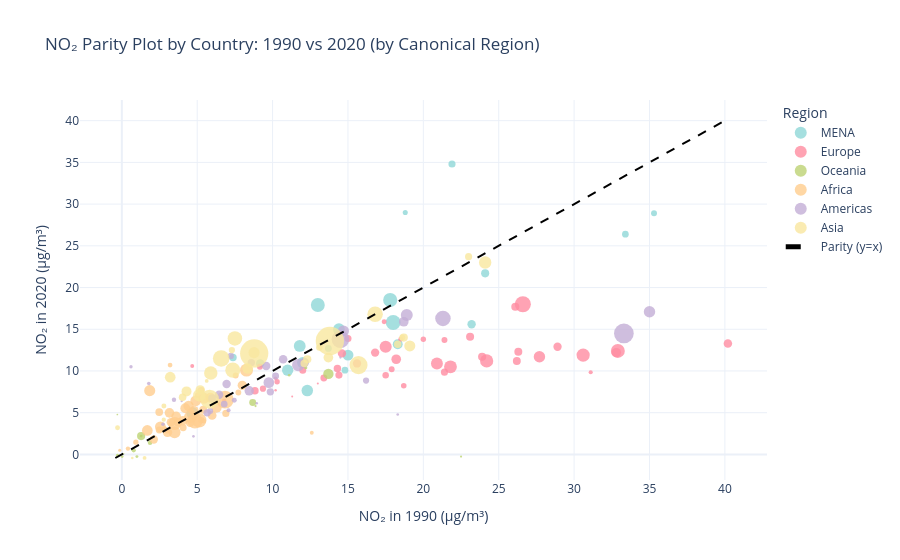

The notebook cell saved with this chart:
### Code cell
_base = merged.loc[
    merged['Year'].isin([1990, 2020]),
    ['Country', 'Region Name', 'Year', 'Population', 'Exposure Mean NO2']
]
wide = _base.pivot_table(
    index=['Country', 'Region Name'],
    columns='Year',
    values=['Exposure Mean NO2', 'Population'],
    aggfunc='first'
)
wide.columns = [('NO2_'+str(c[1]) if c[0] == 'Exposure Mean NO2' else 'Pop_'+str(c[1])) for c in wide.columns]
wide = wide.reset_index().dropna(subset=['NO2_1990', 'NO2_2020'])
wide['Canonical_Region'] = wide['Region Name'].apply(canonical_region)
wide['size'] = np.sqrt(wide['Pop_2020'].clip(lower=0)) if 'Pop_2020' in wide.columns else 10

lo = float(min(wide[['NO2_1990', 'NO2_2020']].min()))
hi = float(max(wide[['NO2_1990', 'NO2_2020']].max()))
parity_line = [lo, hi]

fig = px.scatter(
    wide, x='NO2_1990', y='NO2_2020', color='Canonical_Region', size='size',
    hover_name='Country',
    hover_data={'Region Name': True, 'Canonical_Region': True},
    labels={'NO2_1990': 'NO₂ in 1990 (μg/m³)', 'NO2_2020': 'NO₂ in 2020 (μg/m³)', 'Canonical_Region': 'Region'},
    title='NO₂ Parity Plot by Country: 1990 vs 2020 (by Canonical Region)'
)
fig.add_trace(go.Scatter(x=parity_line, y=parity_line, mode='lines', name='Parity (y=x)', line=dict(dash='dash', color='black')))
fig.update_traces(marker=dict(opacity=0.8, line=dict(width=0)))
fig.show()

### Figure 1 — Plotly figure (JSON) as saved in the notebook; plotly's stock layout.template omitted (floating-point values rounded to 4 significant figures)
{"data": [{"customdata": [["North Africa and Middle East", "MENA"], ["North Africa and Middle East", "MENA"], ["North Africa and Middle East", "MENA"], ["North Africa and Middle East", "MENA"], ["North Africa and Middle East", "MENA"], ["North Africa and Middle East", "MENA"], ["North Africa and Middle East", "MENA"], ["North Africa and Middle East", "MENA"], ["North Africa and Middle East", "MENA"], ["North Africa and Middle East", "MENA"], ["North Africa and Middle East", "MENA"], ["North Africa and Middle East", "MENA"], ["North Africa and Middle East", "MENA"], ["North Africa and Middle East", "MENA"], ["North Africa and Middle East", "MENA"], ["North Africa and Middle East", "MENA"], ["North Africa and Middle East", "MENA"], ["North Africa and Middle East", "MENA"], ["North Africa and Middle East", "MENA"], ["North Africa and Middle East", "MENA"], ["North Africa and Middle East", "MENA"]], "hovertemplate": "<b>%{hovertext}</b><br><br>Region=%{customdata[1]}<br>NO₂ in 1990 (μg/m³)=%{x}<br>NO₂ in 2020 (μg/m³)=%{y}<br>size=%{marker.size}<br>Region Name=%{customdata[0]}<extra></extra>", "hovertext": ["Afghanistan", "Algeria", "Bahrain", "Egypt", "Iran (Islamic Republic of)", "Iraq", "Jordan", "Kuwait", "Lebanon", "Libya", "Morocco", "Oman", "Palestine", "Qatar", "Saudi Arabia", "Sudan", "Syrian Arab Republic", "Tunisia", "Turkey", "United Arab Emirates", "Yemen"], "legendgroup": "MENA", "marker": {"color": "#8fd7d7", "line": {"width": 0}, "opacity": 0.8, "size": [6251.0, 6636.0, 1213.0, 10460.0, 9366.0, 6490.0, 3296.0, 2098.0, 2388.0, 2654.0, 6048.0, 2127.0, 2192.0, 1672.0, 5617.0, 6840.0, 4588.0, 3460.0, 9132.0, 3066.0, 6011.0], "sizemode": "area", "sizeref": 93.91, "symbol": "circle"}, "mode": "markers", "name": "MENA", "orientation": "v", "showlegend": true, "type": "scatter", "x": [12.3, 11.8, 18.8, 18.0, 17.8, 14.4, 23.2, 33.4, 21.9, 7.37, 12.0, 14.8, 13.7, 35.3, 15.0, 4.69, 18.3, 9.18, 13.0, 24.1, 11.0], "xaxis": "x", "y": [7.65, 13.0, 29.0, 15.8, 18.5, 15.0, 15.6, 26.4, 34.8, 11.6, 11.0, 10.1, 12.7, 28.9, 11.9, 4.94, 13.2, 10.9, 17.9, 21.7, 10.1], "yaxis": "y"}, {"customdata": [["Central Europe", "Europe"], ["Western Europe", "Europe"], ["Western Europe", "Europe"], ["Eastern Europe", "Europe"], ["Western Europe", "Europe"], ["Central Europe", "Europe"], ["Central Europe", "Europe"], ["Central Europe", "Europe"], ["Western Europe", "Europe"], ["Central Europe", "Europe"], ["Western Europe", "Europe"], ["Eastern Europe", "Europe"], ["Western Europe", "Europe"], ["Western Europe", "Europe"], ["Western Europe", "Europe"], ["Western Europe", "Europe"], ["Central Europe", "Europe"], ["Western Europe", "Europe"], ["Western Europe", "Europe"], ["Western Europe", "Europe"], ["Western Europe", "Europe"], ["Eastern Europe", "Europe"], ["Eastern Europe", "Europe"], ["Western Europe", "Europe"], ["Western Europe", "Europe"], ["Western Europe", "Europe"], ["Central Europe", "Europe"], ["Western Europe", "Europe"], ["Central Europe", "Europe"], ["Western Europe", "Europe"], ["Central Europe", "Europe"], ["Western Europe", "Europe"], ["Eastern Europe", "Europe"], ["Central Europe", "Europe"], ["Eastern Europe", "Europe"], ["Western Europe", "Europe"], ["Central Europe", "Europe"], ["Central Europe", "Europe"], ["Central Europe", "Europe"], ["Western Europe", "Europe"], ["Western Europe", "Europe"], ["Western Europe", "Europe"], ["Eastern Europe", "Europe"], ["Western Europe", "Europe"]], "hovertemplate": "<b>%{hovertext}</b><br><br>Region=%{customdata[1]}<br>NO₂ in 1990 (μg/m³)=%{x}<br>NO₂ in 2020 (μg/m³)=%{y}<br>size=%{marker.size}<br>Region Name=%{customdata[0]}<extra></extra>", "hovertext": ["Albania", "Andorra", "Austria", "Belarus", "Belgium", "Bosnia and Herzegovina", "Bulgaria", "Croatia", "Cyprus", "Czechia", "Denmark", "Estonia", "Finland", "France", "Germany", "Greece", "Hungary", "Iceland", "Ireland", "Israel", "Italy", "Latvia", "Lithuania", "Luxembourg", "Malta", "Monaco", "Montenegro", "Netherlands", "North Macedonia", "Norway", "Poland", "Portugal", "Republic of Moldova", "Romania", "Russian Federation", "San Marino", "Serbia", "Slovakia", "Slovenia", "Spain", "Sweden", "Switzerland", "Ukraine", "United Kingdom"], "legendgroup": "Europe", "marker": {"color": "#ff8ca1", "line": {"width": 0}, "opacity": 0.8, "size": [1685.0, 278.2, 2986.0, 3063.0, 3397.0, 1816.0, 2633.0, 1978.0, 1141.0, 3271.0, 2415.0, 1153.0, 2351.0, 8222.0, 9119.0, 3271.0, 3123.0, 605.4, 2233.0, 3036.0, 7710.0, 1379.0, 1672.0, 794.0, 717.9, 195.1, 788.2, 4176.0, 1362.0, 2319.0, 6156.0, 3209.0, 1623.0, 4389.0, 12050.0, 186.5, 2627.0, 2336.0, 1450.0, 6882.0, 3218.0, 2939.0, 6684.0, 8190.0], "sizemode": "area", "sizeref": 93.91, "symbol": "circle"}, "mode": "markers", "name": "Europe", "orientation": "v", "showlegend": true, "type": "scatter", "x": [9.16, 10.2, 26.3, 26.1, 40.2, 9.36, 8.83, 17.5, 18.5, 28.9, 14.4, 17.4, 15.0, 30.6, 32.9, 16.8, 23.9, 10.2, 13.4, 23.1, 21.8, 20.0, 21.4, 31.1, 4.67, 13.0, 6.79, 32.8, 10.3, 12.0, 27.7, 15.6, 17.9, 18.2, 26.6, 11.3, 14.3, 21.4, 18.7, 17.5, 14.6, 26.2, 20.9, 24.2], "xaxis": "x", "y": [10.5, 7.68, 12.3, 17.7, 13.3, 7.87, 7.63, 9.48, 13.8, 12.9, 9.51, 15.9, 13.9, 11.9, 12.4, 12.2, 11.7, 9.12, 9.15, 14.1, 10.5, 13.8, 13.7, 9.85, 10.6, 8.49, 6.46, 12.2, 8.71, 10.1, 11.7, 10.9, 10.2, 11.4, 18.0, 6.95, 10.3, 9.86, 8.22, 12.9, 12.1, 11.2, 10.9, 11.2], "yaxis": "y"}, {"customdata": [["Oceania", "Oceania"], ["Australasia", "Oceania"], ["Oceania", "Oceania"], ["Oceania", "Oceania"], ["Oceania", "Oceania"], ["Oceania", "Oceania"], ["Oceania", "Oceania"], ["Oceania", "Oceania"], ["Australasia", "Oceania"], ["Oceania", "Oceania"], ["Oceania", "Oceania"], ["Oceania", "Oceania"], ["Oceania", "Oceania"], ["Oceania", "Oceania"], ["Oceania", "Oceania"], ["Oceania", "Oceania"], ["Oceania", "Oceania"]], "hovertemplate": "<b>%{hovertext}</b><br><br>Region=%{customdata[1]}<br>NO₂ in 1990 (μg/m³)=%{x}<br>NO₂ in 2020 (μg/m³)=%{y}<br>size=%{marker.size}<br>Region Name=%{customdata[0]}<extra></extra>", "hovertext": ["American Samoa", "Australia", "Fiji", "Guam", "Kiribati", "Marshall Islands", "Micronesia (Federated States of)", "Nauru", "New Zealand", "Northern Mariana Islands", "Palau", "Papua New Guinea", "Samoa", "Solomon Islands", "Tonga", "Tuvalu", "Vanuatu"], "legendgroup": "Oceania", "marker": {"color": "#bdd373", "line": {"width": 0}, "opacity": 0.8, "size": [223.1, 5065.0, 956.5, 402.7, 355.1, 206.7, 333.0, 107.9, 2256.0, 218.0, 133.4, 3133.0, 460.4, 862.8, 325.1, 102.0, 546.7], "sizemode": "area", "sizeref": 93.91, "symbol": "circle"}, "mode": "markers", "name": "Oceania", "orientation": "v", "showlegend": true, "type": "scatter", "x": [8.87, 13.7, 1.87, 1.0, 1.28, 1.28, 0.0224, -0.23, 8.68, 22.5, -0.297, 1.28, 12.2, 0.788, 11.1, 0.125, -0.283], "xaxis": "x", "y": [5.79, 9.65, 1.41, -0.267, 2.19, 2.19, -0.267, -0.239, 6.21, -0.267, 4.78, 2.19, 10.4, 0.487, 9.48, 0.0888, -0.122], "yaxis": "y"}, {"customdata": [["Central Africa", "Africa"], ["Western Africa", "Africa"], ["Southern Africa", "Africa"], ["Western Africa", "Africa"], ["Eastern Africa", "Africa"], ["Western Africa", "Africa"], ["Western Africa", "Africa"], ["Central Africa", "Africa"], ["Western Africa", "Africa"], ["Eastern Africa", "Africa"], ["Central Africa", "Africa"], ["Western Africa", "Africa"], ["Central Africa", "Africa"], ["Eastern Africa", "Africa"], ["Central Africa", "Africa"], ["Eastern Africa", "Africa"], ["Southern Africa", "Africa"], ["Eastern Africa", "Africa"], ["Central Africa", "Africa"], ["Western Africa", "Africa"], ["Western Africa", "Africa"], ["Western Africa", "Africa"], ["Western Africa", "Africa"], ["Eastern Africa", "Africa"], ["Southern Africa", "Africa"], ["Western Africa", "Africa"], ["Eastern Africa", "Africa"], ["Eastern Africa", "Africa"], ["Western Africa", "Africa"], ["Western Africa", "Africa"], ["Eastern Africa", "Africa"], ["Southern Africa", "Africa"], ["Western Africa", "Africa"], ["Western Africa", "Africa"], ["Eastern Africa", "Africa"], ["Western Africa", "Africa"], ["Western Africa", "Africa"], ["Western Africa", "Africa"], ["Eastern Africa", "Africa"], ["Southern Africa", "Africa"], ["Eastern Africa", "Africa"], ["Western Africa", "Africa"], ["Eastern Africa", "Africa"], ["Eastern Africa", "Africa"], ["Eastern Africa", "Africa"], ["Southern Africa", "Africa"]], "hovertemplate": "<b>%{hovertext}</b><br><br>Region=%{customdata[1]}<br>NO₂ in 1990 (μg/m³)=%{x}<br>NO₂ in 2020 (μg/m³)=%{y}<br>size=%{marker.size}<br>Region Name=%{customdata[0]}<extra></extra>", "hovertext": ["Angola", "Benin", "Botswana", "Burkina Faso", "Burundi", "Cabo Verde", "Cameroon", "Central African Republic", "Chad", "Comoros", "Congo", "Côte d'Ivoire", "Democratic Republic of the Congo", "Djibouti", "Equatorial Guinea", "Eritrea", "Eswatini", "Ethiopia", "Gabon", "Gambia", "Ghana", "Guinea", "Guinea-Bissau", "Kenya", "Lesotho", "Liberia", "Madagascar", "Malawi", "Mali", "Mauritania", "Mozambique", "Namibia", "Niger", "Nigeria", "Rwanda", "Sao Tome and Principe", "Senegal", "Sierra Leone", "Somalia", "South Africa", "South Sudan", "Togo", "Uganda", "United Republic of Tanzania", "Zambia", "Zimbabwe"], "legendgroup": "Africa", "marker": {"color": "#ffcd8e", "line": {"width": 0}, "opacity": 0.8, "size": [5784.0, 3615.0, 1538.0, 4635.0, 3552.0, 717.4, 5120.0, 2242.0, 4150.0, 895.6, 2398.0, 5377.0, 9797.0, 1051.0, 1310.0, 1814.0, 1092.0, 10900.0, 1524.0, 1586.0, 5647.0, 3657.0, 1419.0, 7226.0, 1495.0, 2269.0, 5381.0, 4420.0, 4660.0, 2145.0, 5548.0, 1652.0, 4870.0, 14630.0, 3615.0, 466.3, 4097.0, 2813.0, 4081.0, 7782.0, 3271.0, 2944.0, 6668.0, 7809.0, 4366.0, 3940.0], "sizemode": "area", "sizeref": 93.91, "symbol": "circle"}, "mode": "markers", "name": "Africa", "orientation": "v", "showlegend": true, "type": "scatter", "x": [1.85, 5.99, 4.6, 4.21, 3.26, 12.6, 4.43, 4.07, 3.03, 0.406, 6.9, 4.9, 5.13, 3.2, 0.931, 5.26, 5.44, 4.85, 3.02, 7.73, 5.46, 3.74, 2.83, 4.55, 5.04, 2.48, 1.69, 3.6, 5.88, 5.26, 2.56, 7.55, 6.28, 6.84, 4.53, -0.14, 7.99, 2.48, 4.05, 8.27, 2.12, 5.4, 3.5, 3.51, 3.16, 4.79], "xaxis": "x", "y": [7.64, 4.67, 5.22, 5.54, 3.85, 2.6, 5.81, 3.19, 2.64, 0.693, 4.91, 6.42, 4.09, 10.7, 1.46, 4.12, 3.99, 4.02, 2.84, 7.42, 6.73, 3.84, 3.03, 4.49, 7.11, 2.93, 2.87, 4.55, 6.79, 7.68, 3.29, 9.45, 5.6, 6.56, 3.81, 0.492, 8.28, 5.08, 4.03, 10.1, 1.78, 5.36, 2.65, 3.7, 4.98, 5.26], "yaxis": "y"}, {"customdata": [["Caribbean", "Americas"], ["Southern Latin America", "Americas"], ["Caribbean", "Americas"], ["Caribbean", "Americas"], ["Caribbean", "Americas"], ["Caribbean", "Americas"], ["Andean Latin America", "Americas"], ["Tropical Latin America", "Americas"], ["High-income North America", "Americas"], ["Southern Latin America", "Americas"], ["Central Latin America", "Americas"], ["Central Latin America", "Americas"], ["Caribbean", "Americas"], ["Caribbean", "Americas"], ["Caribbean", "Americas"], ["Andean Latin America", "Americas"], ["Central Latin America", "Americas"], ["High-income North America", "Americas"], ["Caribbean", "Americas"], ["Central Latin America", "Americas"], ["Caribbean", "Americas"], ["Caribbean", "Americas"], ["Central Latin America", "Americas"], ["Caribbean", "Americas"], ["Central Latin America", "Americas"], ["Central Latin America", "Americas"], ["Central Latin America", "Americas"], ["Tropical Latin America", "Americas"], ["Andean Latin America", "Americas"], ["Caribbean", "Americas"], ["Caribbean", "Americas"], ["Caribbean", "Americas"], ["Caribbean", "Americas"], ["High-income North America", "Americas"], ["Southern Latin America", "Americas"], ["Central Latin America", "Americas"]], "hovertemplate": "<b>%{hovertext}</b><br><br>Region=%{customdata[1]}<br>NO₂ in 1990 (μg/m³)=%{x}<br>NO₂ in 2020 (μg/m³)=%{y}<br>size=%{marker.size}<br>Region Name=%{customdata[0]}<extra></extra>", "hovertext": ["Antigua and Barbuda", "Argentina", "Bahamas", "Barbados", "Belize", "Bermuda", "Bolivia (Plurinational State of)", "Brazil", "Canada", "Chile", "Colombia", "Costa Rica", "Cuba", "Dominica", "Dominican Republic", "Ecuador", "El Salvador", "Greenland", "Grenada", "Guatemala", "Guyana", "Haiti", "Honduras", "Jamaica", "Mexico", "Nicaragua", "Panama", "Paraguay", "Peru", "Puerto Rico", "Suriname", "Trinidad and Tobago", "United States Virgin Islands", "United States of America", "Uruguay", "Venezuela (Bolivarian Republic of)"], "legendgroup": "Americas", "marker": {"color": "#c3aed6", "line": {"width": 0}, "opacity": 0.8, "size": [303.1, 6722.0, 629.2, 530.8, 625.1, 253.7, 3437.0, 14450.0, 6167.0, 4401.0, 7115.0, 2244.0, 3343.0, 259.9, 3318.0, 4189.0, 2497.0, 237.4, 341.1, 4166.0, 898.6, 3353.0, 3181.0, 1682.0, 11260.0, 2562.0, 2072.0, 2570.0, 5730.0, 1812.0, 782.5, 1169.0, 326.0, 18210.0, 1844.0, 5333.0], "sizemode": "area", "sizeref": 93.91, "symbol": "circle"}, "mode": "markers", "name": "Americas", "orientation": "v", "showlegend": true, "type": "scatter", "x": [8.95, 18.9, 1.79, 0.608, 2.73, 14.5, 10.7, 14.5, 35.0, 18.7, 11.7, 10.2, 6.95, 2.86, 9.58, 12.1, 9.85, 3.97, 4.75, 8.45, 3.46, 6.45, 6.0, 5.86, 21.3, 5.66, 6.79, 8.59, 14.7, 16.2, 7.08, 7.46, 18.3, 33.3, 7.23, 9.75], "xaxis": "x", "y": [6.12, 16.7, 8.5, 10.5, 3.61, 11.6, 11.4, 13.8, 17.1, 15.9, 10.7, 9.4, 8.44, 2.87, 10.6, 11.0, 7.5, 6.37, 2.16, 7.62, 6.55, 7.15, 6.72, 5.21, 16.3, 4.98, 6.02, 11.0, 14.8, 8.85, 5.29, 6.49, 4.78, 14.5, 11.8, 8.6], "yaxis": "y"}, {"customdata": [["Central Asia", "Asia"], ["Central Asia", "Asia"], ["South Asia", "Asia"], ["South Asia", "Asia"], ["High-income Asia Pacific", "Asia"], ["Southeast Asia", "Asia"], ["East Asia", "Asia"], ["East Asia", "Asia"], ["Central Asia", "Asia"], ["South Asia", "Asia"], ["Southeast Asia", "Asia"], ["High-income Asia Pacific", "Asia"], ["Central Asia", "Asia"], ["Central Asia", "Asia"], ["Southeast Asia", "Asia"], ["Southeast Asia", "Asia"], ["Southeast Asia", "Asia"], ["Southeast Asia", "Asia"], ["Central Asia", "Asia"], ["Southeast Asia", "Asia"], ["South Asia", "Asia"], ["South Asia", "Asia"], ["Southeast Asia", "Asia"], ["High-income Asia Pacific", "Asia"], ["Southeast Asia", "Asia"], ["High-income Asia Pacific", "Asia"], ["Southeast Asia", "Asia"], ["Central Asia", "Asia"], ["Southeast Asia", "Asia"], ["Southeast Asia", "Asia"], ["Central Asia", "Asia"], ["Central Asia", "Asia"], ["Southeast Asia", "Asia"]], "hovertemplate": "<b>%{hovertext}</b><br><br>Region=%{customdata[1]}<br>NO₂ in 1990 (μg/m³)=%{x}<br>NO₂ in 2020 (μg/m³)=%{y}<br>size=%{marker.size}<br>Region Name=%{customdata[0]}<extra></extra>", "hovertext": ["Armenia", "Azerbaijan", "Bangladesh", "Bhutan", "Brunei Darussalam", "Cambodia", "China", "Democratic People's Republic of Korea", "Georgia", "India", "Indonesia", "Japan", "Kazakhstan", "Kyrgyzstan", "Lao People's Democratic Republic", "Malaysia", "Maldives", "Mauritius", "Mongolia", "Myanmar", "Nepal", "Pakistan", "Philippines", "Republic of Korea", "Seychelles", "Singapore", "Sri Lanka", "Tajikistan", "Thailand", "Timor-Leste", "Turkmenistan", "Uzbekistan", "Viet Nam"], "legendgroup": "Asia", "marker": {"color": "#f9e79f", "line": {"width": 0}, "opacity": 0.8, "size": [1721.0, 3177.0, 12900.0, 877.5, 668.9, 4090.0, 37560.0, 5112.0, 1929.0, 37450.0, 16580.0, 11240.0, 4414.0, 2594.0, 2710.0, 5821.0, 708.6, 1125.0, 1824.0, 7281.0, 5382.0, 15330.0, 10590.0, 7200.0, 313.8, 2384.0, 4682.0, 3122.0, 8464.0, 1152.0, 2636.0, 5795.0, 9903.0], "sizemode": "area", "sizeref": 93.91, "symbol": "circle"}, "mode": "markers", "name": "Asia", "orientation": "v", "showlegend": true, "type": "scatter", "x": [18.6, 12.3, 6.59, 2.78, 5.63, 5.2, 13.8, 8.34, 13.1, 8.78, 5.82, 16.8, 13.7, 18.3, 4.03, 8.77, 1.51, -0.285, 7.3, 5.14, 3.21, 15.7, 7.36, 24.1, 0.692, 23.0, 4.29, 18.7, 5.9, 2.79, 12.1, 19.1, 7.5], "xaxis": "x", "y": [14.0, 11.4, 11.5, 4.16, 8.81, 7.74, 13.6, 10.3, 12.8, 12.1, 6.61, 16.8, 11.6, 13.2, 6.84, 12.2, -0.419, 3.2, 12.5, 7.09, 9.25, 10.7, 10.1, 23.0, -0.432, 23.7, 7.55, 14.0, 9.75, 5.81, 10.9, 13.0, 13.9], "yaxis": "y"}, {"line": {"color": "black", "dash": "dash"}, "marker": {"line": {"width": 0}, "opacity": 0.8}, "mode": "lines", "name": "Parity (y=x)", "type": "scatter", "x": [-0.432, 40.2], "y": [-0.432, 40.2]}], "layout": {"legend": {"itemsizing": "constant", "title": {"text": "Region"}, "tracegroupgap": 0}, "title": {"text": "NO₂ Parity Plot by Country: 1990 vs 2020 (by Canonical Region)"}, "xaxis": {"anchor": "y", "domain": [0, 1], "title": {"text": "NO₂ in 1990 (μg/m³)"}}, "yaxis": {"anchor": "x", "domain": [0, 1], "title": {"text": "NO₂ in 2020 (μg/m³)"}}}}
